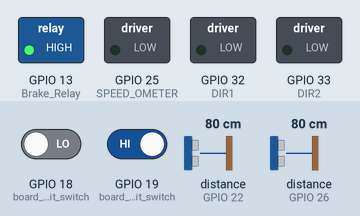
Recording of a program running on a simulated ESP32. On the bench: switched loads named in the program (green lamp = pin HIGH). Wiring (inferred from the names in the program): ultrasonic range finder: trigger GPIO 23; echo GPIO 22. The test bench sets the inputs (shaded band); at power-on: distance to the obstacle (sensors on GPIO 22, GPIO 26) 80 cm, GPIO 18 (board_raised_limit_switch) LOW, GPIO 19 (board_lowered_limit_switch) HIGH. The echo pulse lasts 58.3 µs per cm; pins used as bus, display or sensor lines are not drawn.

Above: at 6.2 s.
6.3 s: distance to the obstacle (sensor on GPIO 22) set to 32 cm
9.3 s: distance to the obstacle (sensor on GPIO 22) set to 27 cm
At 10.0 s:
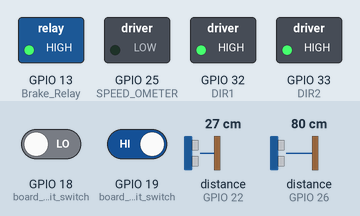
10.8 s: GPIO 18 (board_raised_limit_switch) driven HIGH and GPIO 19 (board_lowered_limit_switch) driven LOW
At 13.7 s:
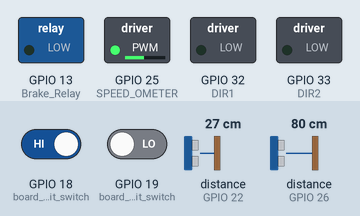
13.8 s: distance to the obstacle (sensor on GPIO 26) set to 21 cm
15.3 s: distance to the obstacle (sensor on GPIO 26) set to 17 cm
At 15.8 s:
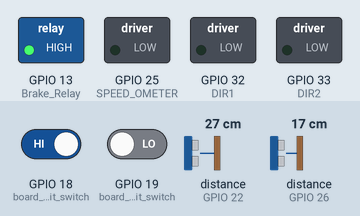
16.8 s: distance to the obstacle (sensor on GPIO 26) set to 35 cm
At 18.36 s:
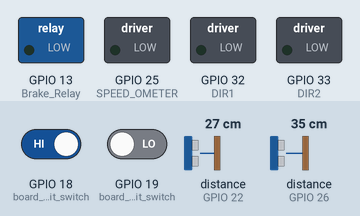
Timing chart, 0 to 19.9 s (numbered marks = the images above; inputs shaded):
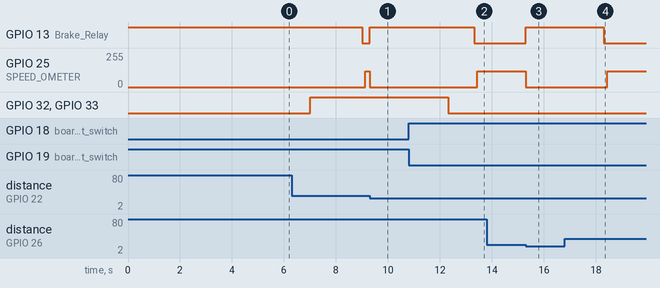

The program:

main.cpp
```cpp
#include <Arduino.h>
#include <helper.h>
#define echo_limit_left 26
#define echo_limit_right 22
#define trig_limit_left 27
#define trig_limit_right 23

#define SPEED_OMETER 25
#define board_lowered_limit_switch 19
#define board_raised_limit_switch 18
#define DIR1 32
#define DIR2 33
#define Brake_Relay 13 // NO

#define MIN_ADC_SPEED 111
#define MAX_ADC_SPEED 115
#define STOP_DISTANCE_CM 27
#define STOP_DISTANCE_LEFT 17
#define STOP_DISTANCE_RIGHT 28
const int REQUIRED_CONSECUTIVE_SAMPLES = 100;

const unsigned long MAX_UPTIME = 30UL * 60UL * 1000UL;
unsigned long bootTime = 0;


void setBrakeState(bool on)
{
  digitalWrite(Brake_Relay, on ? HIGH : LOW);
  // Serial.print("Brake: ");
  // Serial.println(on ? "ENGAGED" : "RELEASED");
}

void changeDirection()
{
  setBrakeState(true);
  dacWrite(SPEED_OMETER, 0);
  delay(1000);
  digitalWrite(DIR1, HIGH);
  digitalWrite(DIR2, HIGH);
  delay(2000);
}

long readDistanceCM(int ULTRASONIC_TRIG_PIN, int ULTRASONIC_ECHO_PIN)
{
  digitalWrite(ULTRASONIC_TRIG_PIN, LOW);
  delayMicroseconds(2);
  digitalWrite(ULTRASONIC_TRIG_PIN, HIGH);
  delayMicroseconds(10);
  digitalWrite(ULTRASONIC_TRIG_PIN, LOW);
  long duration = pulseIn(ULTRASONIC_ECHO_PIN, HIGH);
  long distanceCm = duration * 0.0343 / 2;
  if (distanceCm == 0 || distanceCm > 400)
  {
    return -1;
  }
  return distanceCm;
}

void raiseSpeed(int max)
{
  dacWrite(SPEED_OMETER, 0); // Reset speed to 0 before ramping up
  // Serial.print("Raising speed to DAC value: ");
  // Serial.println(max);
  for (int val = 0; val <= max; val++)
  {
    dacWrite(SPEED_OMETER, val);
    delay(1); // 1ms delay per step
  }
}

void stopMotor()
{
  dacWrite(SPEED_OMETER, 0);
  setBrakeState(true);
  // Serial.println("Motor stopped.");
}

void defactoRelayState()
{
  digitalWrite(DIR1, LOW);
  digitalWrite(DIR2, LOW);
}

void setup()
{
  // Serial.begin(9600);
  pinMode(echo_limit_left, INPUT);
  pinMode(echo_limit_right, INPUT);
  pinMode(trig_limit_left, OUTPUT);
  pinMode(trig_limit_right, OUTPUT);
  pinMode(SPEED_OMETER, OUTPUT);
  pinMode(Brake_Relay, OUTPUT);
  pinMode(DIR1, OUTPUT);
  pinMode(DIR2, OUTPUT);
  pinMode(board_lowered_limit_switch, INPUT);
  pinMode(board_raised_limit_switch, INPUT);

  setBrakeState(true);
  defactoRelayState();
  dacWrite(SPEED_OMETER, 0);
  delay(5000); // ALLOW THE CONTROLLER TO SETTLE
  defactoRelayState();
  stopMotor();
  bootTime = millis();

}

void moveLeft()
{
  int consecutiveMatches = 0;
  for (int i = 0; i < REQUIRED_CONSECUTIVE_SAMPLES; i++)
  {
    if (digitalRead(board_lowered_limit_switch) == LOW && digitalRead(board_raised_limit_switch) == HIGH)
    {
      consecutiveMatches++;
    }
    else
    {
      consecutiveMatches = 0;
    }
    delay(10);
  }

  if (consecutiveMatches < REQUIRED_CONSECUTIVE_SAMPLES)
  {
    return;
  }

  setBrakeState(true);
  dacWrite(SPEED_OMETER, 0);
  long distanceLeft = readDistanceCM(trig_limit_left, echo_limit_left);
  if (distanceLeft >= 0 && distanceLeft <= STOP_DISTANCE_LEFT)
  {
    // Serial.println("Board already left no need to move motor");
    return;
  }
  digitalWrite(DIR1, LOW);
  digitalWrite(DIR2, LOW);
  delay(1000);
  setBrakeState(false);
  raiseSpeed(112);

  unsigned long startTime = millis();
  while (millis() - startTime < 10000)
  {
    long distanceLeft = readDistanceCM(trig_limit_left, echo_limit_left);
    // Serial.print("Distance left: ");
    // Serial.println(distanceLeft);
    dacWrite(SPEED_OMETER, 119);
    if (distanceLeft <= STOP_DISTANCE_LEFT && distanceLeft >= 0)
    {
      // Serial.println("Stopping motor due to limit hit.");
      stopMotor();
      return;
    }

    // Serial.println("Moving left now...");
  }

  // Serial.println("Timeout reached. Stopping.");
  stopMotor();
}

void moveRight()
{

  int consecutiveMatches = 0;
  for (int i = 0; i < REQUIRED_CONSECUTIVE_SAMPLES; i++)
  {
    if (digitalRead(board_raised_limit_switch) == LOW && digitalRead(board_lowered_limit_switch) == HIGH)
    {
      consecutiveMatches++;
    }
    else
    {
      consecutiveMatches = 0;
    }
    delay(10);
  }

  if (consecutiveMatches < REQUIRED_CONSECUTIVE_SAMPLES)
  {
    return;
  }

  setBrakeState(true);
  dacWrite(SPEED_OMETER, 0);
  long distanceRight = readDistanceCM(trig_limit_right, echo_limit_right);
  if (distanceRight <= STOP_DISTANCE_RIGHT && distanceRight >= 0)
  {
    // Serial.println("Board already right no need to move motor");
    return;
  }
  changeDirection();
  setBrakeState(false);
  raiseSpeed(112);

  unsigned long startTime = millis();
  while (millis() - startTime < 10000)
  {
    long distanceRight = readDistanceCM(trig_limit_right, echo_limit_right);
    // Serial.print("Distance right: ");
    // Serial.println(distanceRight);
    // Serial.print("Speed: ");
    dacWrite(SPEED_OMETER, 119);
    if (distanceRight <= STOP_DISTANCE_RIGHT && distanceRight >= 0)
    {
      // Serial.println("Stopping motor due to limit hit.");
      stopMotor();
      return;
    }
    // Serial.println("Moving to right now...");
  }

  // Serial.println("Timeout reached. Stopping.");
  stopMotor();
  return;
}

void loop()
{

  if (digitalRead(board_lowered_limit_switch) == LOW && digitalRead(board_raised_limit_switch) == HIGH)
  {
    moveLeft();
  }

  if (digitalRead(board_raised_limit_switch) == LOW && digitalRead(board_lowered_limit_switch) == HIGH)
  {
    moveRight();
  }


  if (millis() - bootTime > MAX_UPTIME) {
    // Serial.println("Scheduled reboot after 4 hours");
    ESP.restart();
  }
}
```

helper.h
```cpp
#include <Arduino.h>

void TestLimitSwitches(uint8_t board_lowered_limit_switch, uint8_t board_raised_limit_switch)
{
  if (digitalRead(board_lowered_limit_switch) == LOW)
  {
    Serial.println("Board is lowered");
  }
  if (digitalRead(board_raised_limit_switch) == LOW)
  {
    Serial.println("Board is raised");
  }
}


void TestRelays(uint8_t DIR1, uint8_t DIR2, uint8_t Brake_Relay){
  digitalWrite(DIR1, LOW);
  digitalWrite(DIR2, LOW);
  digitalWrite(Brake_Relay, LOW);
  delay(100);

  Serial.println("Testing Direction Relays. DIR1..");
  digitalWrite(DIR1, HIGH);
  delay(10000);
  digitalWrite(DIR1, LOW);

  Serial.println("Testing Change Direction Relay...: DIR2");
  // TOGGLE TURNING TURNING
  digitalWrite(DIR2, HIGH);
  delay(500);
  digitalWrite(DIR2, LOW);
  delay(500);
  digitalWrite(DIR2, LOW);
  delay(500);
  digitalWrite(DIR2, HIGH);
  delay(10000);
  digitalWrite(DIR2, LOW);

  Serial.println("Testing Brake Relay...");
  digitalWrite(Brake_Relay, HIGH);
  delay(1000);
  digitalWrite(Brake_Relay, LOW);
}


// void movetoleftandright()
// {
//   setBrakeState(true);
//   dacWrite(SPEED_OMETER, 0);
//   digitalWrite(DIR1, LOW);
//   digitalWrite(DIR2, LOW);
//   delay(1000);
//   setBrakeState(false);
//   raiseSpeed(112);
//   while (true)
//   {
//     long distanceLeft = readDistanceCM(trig_limit_left, echo_limit_left);

//     Serial.print("Distance left: ");
//     Serial.println(distanceLeft);
//     dacWrite(SPEED_OMETER, (uint8_t)random(113, 115));

//     if (distanceLeft <= STOP_DISTANCE_LEFT && distanceLeft >= 0)
//     {
//       Serial.println("Stopping motor due to limit hit.");
//       stopMotor();
//       break;
//     }

//     // If both sensors are clear, continue moving
//     Serial.println("Moving left now...");
//   }

//   changeDirection();
//   setBrakeState(false);
//   raiseSpeed(112);
//   while (true)
//   {
//     long distanceRight = readDistanceCM(trig_limit_right, echo_limit_right);

//     Serial.print("Distance right: ");
//     Serial.println(distanceRight);
//     uint8_t speed = random(113, 115);
//     Serial.print("Speed: ");
//     Serial.println(speed);

//     dacWrite(SPEED_OMETER, (uint8_t)speed);
//     delay(20);

//     if (distanceRight <= 18 && distanceRight >= 0)
//     {
//       Serial.println("Stopping motor due to limit hit.");
//       stopMotor();
//       break;
//     }

//     // If both sensors are clear, continue moving
//     Serial.println("Moving to right now...");
//   }
// }
```

Source omitted: backup.cpp (20205 bytes)

Measured:
- the behaviour switches between 29 and 28 cm on distance to the obstacle (sensor on GPIO 22) (found by bisection; images 0 and 1)
- the behaviour switches between 19 and 18 cm on distance to the obstacle (sensor on GPIO 26) (found by bisection; images 2 and 3)
- after the input at 9.3 s, GPIO 13 (Brake_Relay): LOW → HIGH at once; GPIO 25 (SPEED_OMETER): 119/255 → 0/255 at once
- after the input at 10.8 s, GPIO 13 (Brake_Relay): HIGH → LOW after 2.5 s; GPIO 25 (SPEED_OMETER): 0/255 → 119/255 after 2.6 s; GPIO 32 (DIR1), GPIO 33 (DIR2): HIGH → LOW after 1.5 s
- after the input at 13.8 s, every drawn part: stays the same
- after the input at 15.3 s, GPIO 13 (Brake_Relay): LOW → HIGH at once; GPIO 25 (SPEED_OMETER): 119/255 → 0/255 at once
- after the input at 16.8 s, GPIO 13 (Brake_Relay): HIGH → LOW after 1.5 s; GPIO 25 (SPEED_OMETER): 0/255 → 119/255 after 1.6 s
